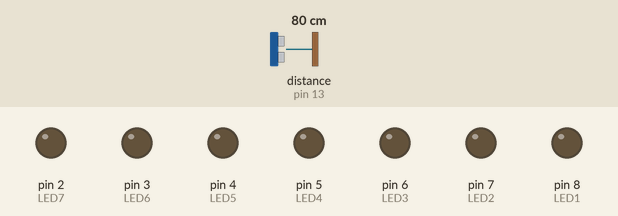
This sketch was run on a simulated Arduino Uno, built with avr-gcc and run on an emulated ATmega328P. Parts: output pins drawn as LEDs (lit = HIGH). Wiring (inferred from the names in the program): ultrasonic range finder: trigger pin 12; echo pin 13. The test bench sets the inputs (shaded band); at power-on: distance to the obstacle (sensor on pin 13) 80 cm. The echo pulse lasts 58.3 µs per cm; pins used as bus, display or sensor lines are not drawn; what the sketch prints to the serial monitor is not drawn.

Above: at 1.2 s.
1.3 s: distance to the obstacle (sensor on pin 13) set to 52 cm
2.8 s: distance to the obstacle (sensor on pin 13) set to 46 cm
At 4.0 s:
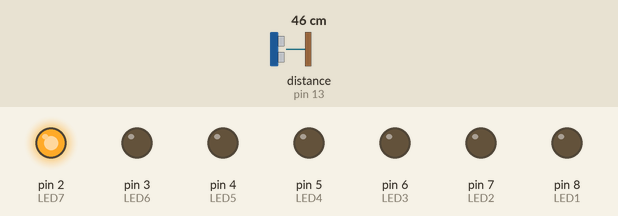
4.3 s: distance to the obstacle (sensor on pin 13) set to 39 cm
At 5.2 s:
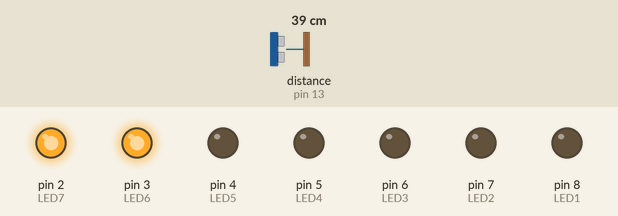
5.8 s: distance to the obstacle (sensor on pin 13) set to 32 cm
At 6.4 s:
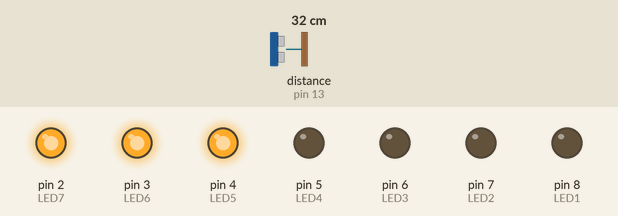
7.3 s: distance to the obstacle (sensor on pin 13) set to 2 cm
At 7.6 s:
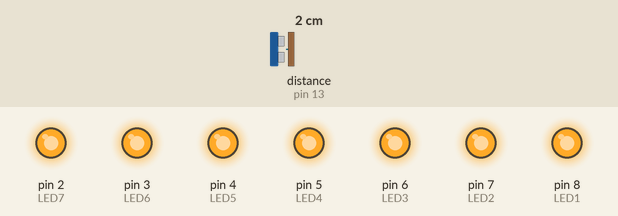
8.8 s: distance to the obstacle (sensor on pin 13) set to 35 cm
At 9.9 s:
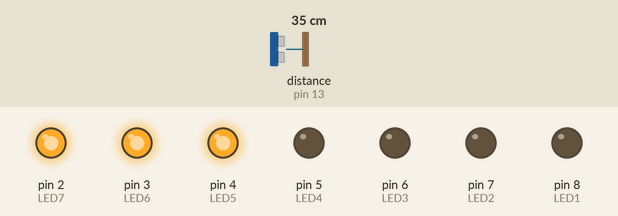
Timing chart, 0 to 11.3 s (numbered marks = the images above; inputs shaded):
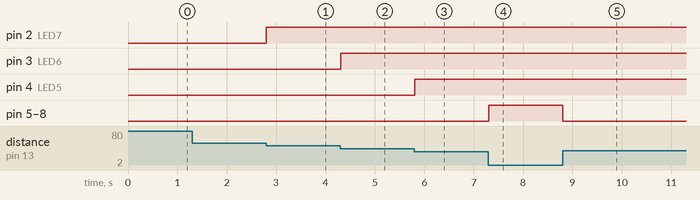

The sketch:

SensorProject.ino
```cpp
//pin that triggers the sensor
const int trig_pin = 12;
//pin that produces pulse when signal is received
const int echo_pin = 13;

const int LED1 = 8;
const int LED2 = 7;
const int LED3 = 6;
const int LED4 = 5;
const int LED5 = 4;
const int LED6 = 3;
const int LED7 = 2;

int duration = 0;
int distance = 0;

void setup() {
  pinMode(trig_pin , OUTPUT);
  pinMode(echo_pin , INPUT);
  Serial.begin(9600);
  pinMode(LED1 , OUTPUT);
  pinMode(LED2 , OUTPUT);
  pinMode(LED3 , OUTPUT);
  pinMode(LED4 , OUTPUT);
  pinMode(LED5 , OUTPUT);
  pinMode(LED6 , OUTPUT);
  pinMode(LED7 , OUTPUT);

}

void loop() {
  digitalWrite(trig_pin, HIGH);
  delayMicroseconds(1000);
  digitalWrite(trig_pin, LOW);

  duration = pulseIn(echo_pin, HIGH);
  distance = (duration/2) / 28.5;
  Serial.println(distance);

  if (distance <= 7) {
    digitalWrite(LED1, HIGH);

  }
  else {
    digitalWrite(LED1, LOW);

  }
  if (distance <= 14) {
    digitalWrite(LED2, HIGH);

  }
  else {
    digitalWrite(LED2, LOW);

  }
  if (distance <= 21) {
    digitalWrite(LED3, HIGH);

  }
  else {
    digitalWrite(LED3, LOW);

  }
  if (distance <= 28) {
    digitalWrite(LED4, HIGH);

  }
  else {
    digitalWrite(LED4, LOW);

  }
  if (distance <= 35) {
    digitalWrite(LED5, HIGH);
  }
  else {
    digitalWrite(LED5, LOW);
  }
  if (distance <= 42) {
    digitalWrite(LED6, HIGH);

  }
  else {
    digitalWrite(LED6, LOW);

  }
  if (distance <= 49) {
    digitalWrite(LED7, HIGH);

  }
  else {
    digitalWrite(LED7, LOW);
  }
}
```

Measured:
- the behaviour switches between 50 and 49 cm on distance to the obstacle (sensor on pin 13) (found by bisection; images 0 and 1)
- the behaviour switches between 43 and 42 cm on distance to the obstacle (sensor on pin 13) (found by bisection; images 1 and 2)
- the behaviour switches between 36 and 35 cm on distance to the obstacle (sensor on pin 13) (found by bisection; images 2 and 3)
- after the input at 2.8 s, pin 2 (LED7): LOW → HIGH at once
- after the input at 4.3 s, pin 3 (LED6): LOW → HIGH at once
- after the input at 5.8 s, pin 4 (LED5): LOW → HIGH at once
- after the input at 7.3 s, pin 5 (LED4), pin 6 (LED3), pin 7 (LED2), pin 8 (LED1): LOW → HIGH at once
- after the input at 8.8 s, pin 5 (LED4), pin 6 (LED3), pin 7 (LED2), pin 8 (LED1): HIGH → LOW at once
